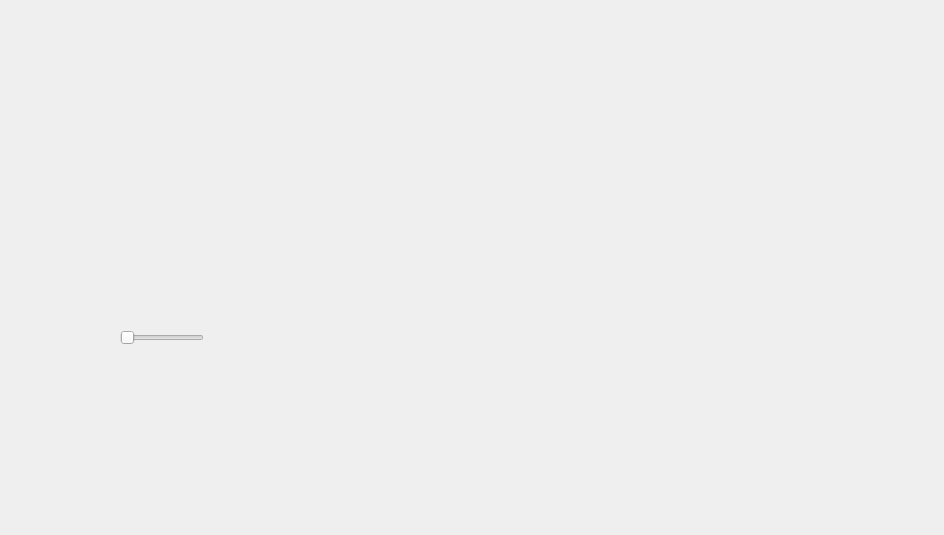
<?xml version="1.0" encoding="UTF-8"?>
<ui version="4.0">
 <class>Form</class>
 <widget class="QWidget" name="Form">
  <property name="geometry">
   <rect>
    <x>0</x>
    <y>0</y>
    <width>944</width>
    <height>535</height>
   </rect>
  </property>
  <property name="windowTitle">
   <string>Form</string>
  </property>
  <widget class="Slider" name="slider">
   <property name="geometry">
    <rect>
     <x>120</x>
     <y>330</y>
     <width>84</width>
     <height>15</height>
    </rect>
   </property>
   <property name="maximum">
    <number>100</number>
   </property>
   <property name="orientation">
    <enum>Qt::Horizontal</enum>
   </property>
  </widget>
 </widget>
 <customwidgets>
  <customwidget>
   <class>Slider</class>
   <extends>QSlider</extends>
   <header>qtvcp.widgets.simple_widgets</header>
  </customwidget>
 </customwidgets>
 <resources/>
 <connections/>
</ui>
